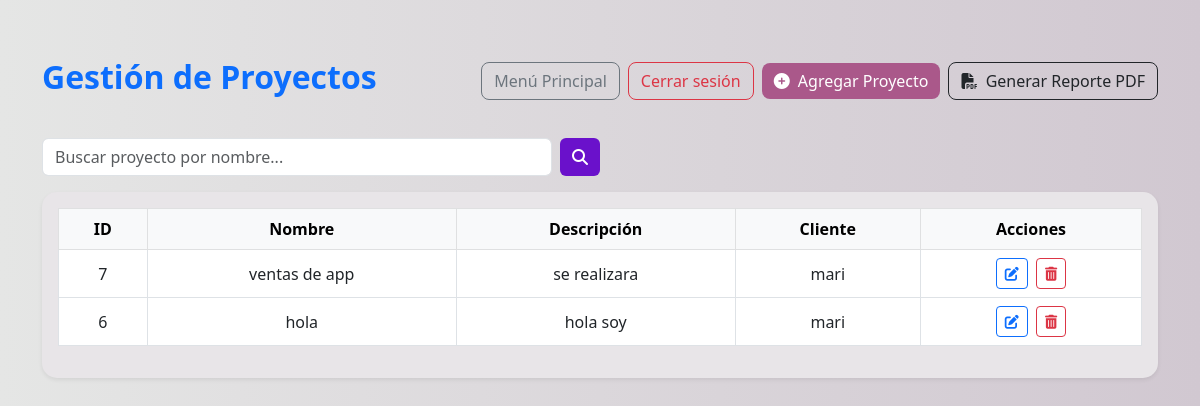
The app's page /proyectos.php (signed in) with its own data.
### tables this page shows
CREATE TABLE `proyectos` (
  `id` int NOT NULL,
  `nombre` varchar(100) DEFAULT NULL,
  `descripcion` varchar(50) NOT NULL,
  `cliente_id` int NOT NULL
);

CREATE TABLE `clientes` (
  `id` int NOT NULL,
  `nombre` varchar(100) NOT NULL,
  `correo` varchar(100) NOT NULL,
  `telefono` varchar(50) DEFAULT NULL
);

### proyectos.php (the view, shortened to what this page needs)
<?php
require 'config.php';
$stmt = $pdo->query("SELECT proyectos.*, clientes.nombre AS cliente_nombre FROM proyectos
                     JOIN clientes ON proyectos.cliente_id = clientes.id
                     ORDER BY proyectos.id DESC");
$proyectos = $stmt->fetchAll(PDO::FETCH_ASSOC);
?>
<!DOCTYPE html>
<html lang="es">
<head>
    <link href="https://cdn.jsdelivr.net/npm/bootstrap@5.3.0/dist/css/bootstrap.min.css" rel="stylesheet" />
    <link rel="stylesheet" href="https://cdnjs.cloudflare.com/ajax/libs/font-awesome/6.5.0/css/all.min.css" />
    <link rel="stylesheet" href="css/estilo.css" />
</head>
<body class="bg-light">
<div class="container mt-5">
    <div class="top-bar d-flex justify-content-between align-items-center mb-4 flex-wrap">
        <h2 class="text-primary fw-bold">Gestión de Proyectos</h2>
        <div class="d-flex flex-wrap align-items-center gap-2">
            <a href="dashboard.php" class="btn btn-outline-secondary">Menú Principal</a>
            <a href="logout.php" class="btn btn-outline-danger">Cerrar sesión</a>
            <a href="nuevo_proyecto.php" class="btn btn-success">
                <i class="fas fa-plus-circle me-1"></i> Agregar Proyecto
            </a>
            <a href="reporte_proyectos_pdf.php" class="btn btn-outline-dark">
                <i class="fas fa-file-pdf me-1"></i> Generar Reporte PDF
            </a>
        </div>
    </div>
    <div class="d-flex justify-content-start mb-3">
        <form class="d-flex w-50" role="search">
            <input class="form-control me-2" type="search" placeholder="Buscar proyecto por nombre..." aria-label="Buscar">
            <button class="btn btn-primary" type="submit"><i class="fas fa-search"></i></button>
        </form>
    </div>
    <div class="card shadow-sm">
        <div class="card-body">
            <?php if (count($proyectos) > 0): ?>
                <div class="table-responsive">
                    <table class="table table-bordered align-middle text-center">
                        <thead class="table-light">
                            <tr>
                                <th>ID</th>
                                <th>Nombre</th>
                                <th>Descripción</th>
                                <th>Cliente</th>
                                <th>Acciones</th>
                            </tr>
                        </thead>
                        <tbody>
                            <?php foreach ($proyectos as $p): ?>
                                <tr>
                                    <td><?= htmlspecialchars($p['id']) ?></td>
                                    <td><?= htmlspecialchars($p['nombre']) ?></td>
                                    <td><?= htmlspecialchars($p['descripcion']) ?></td>
                                    <td><?= htmlspecialchars($p['cliente_nombre']) ?></td>
                                    <td>
                                        <a href="editar_proyecto.php?id=<?= $p['id'] ?>" class="btn btn-sm btn-outline-primary me-1">
                                            <i class="fas fa-edit"></i>
                                        </a>
                                        <a href="proyectos.php?eliminar=<?= $p['id'] ?>" class="btn btn-sm btn-outline-danger" onclick="return confirm('¿Eliminar este proyecto?')">
                                            <i class="fas fa-trash-alt"></i>
                                        </a>
                                    </td>
                                </tr>
                            <?php endforeach; ?>
                        </tbody>
                    </table>
                </div>
            <?php else: ?>
                <p class="text-muted">No hay proyectos registrados.</p>
            <?php endif; ?>
        </div>
    </div>
</div>
</body>
</html>

### css/estilo.css (style rules this page uses)
body { background: linear-gradient(to right, rgb(229, 230, 229), rgb(209, 200, 209)); font-family: 'Segoe UI', Tahoma, Geneva, Verdana, sans-serif; height: 100vh; color: #333; }
.card, .login-card, .dashboard-card { background-color: #e8e5e8; border: none; border-radius: 15px; box-shadow: 0 8px 30px rgba(0, 0, 0, 0.1); }
.btn-primary { background-color: #6a11cb; border: none; }
.btn-success { background-color: #aa588a; border: none; border-radius: 10px; font-weight: 500; }
a { color: #0d6efd; text-decoration: none; }
.top-bar { padding: 10px 0; gap: 15px; flex-wrap: wrap; }
.top-bar .btn { border-radius: 8px; font-weight: 500; transition: all 0.2s ease; }

### records on screen
proyectos: id "7", nombre "ventas de app", descripcion "se realizara", cliente.nombre "mari"
proyectos: id "6", nombre "hola", descripcion "hola soy", cliente.nombre "mari"
